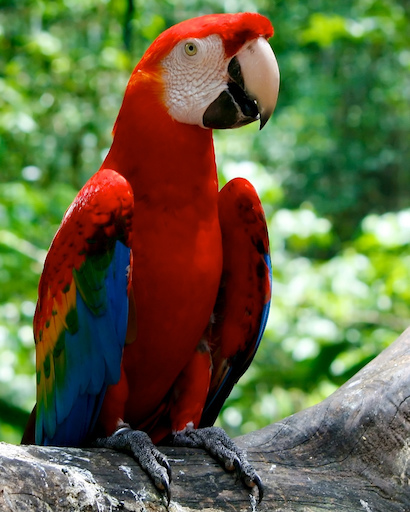
#> input picture hybrid images and corner dector/data/parrot.jpg, 410 x 512 px
$ python imageGradient.py
#> lines starting #> are read from the running program, lines starting #| are printed output that depends on the picture
### hybrid images and corner dector/code/utils.py
import numpy as np
import os
import errno
import matplotlib.pyplot as plt

def imread(path):
#> called with path = '../data/parrot.jpg'
    img = plt.imread(path).astype(float)

    #Remove alpha channel if it exists
    if img.ndim > 2 and img.shape[2] == 4:
        img = img[:, :, 0:3]
    #Puts images values in range [0,1]
    if img.max() > 1.0:
        img /= 255.0

    return img


# [26 lines left out: functions mkdir, gaussian, not called in this run]

### hybrid images and corner dector/code/imageGradient.py
import numpy as np
import matplotlib.pyplot as plt
import utils
from utils import *
from scipy import ndimage
from skimage import color
from skimage import io
from skimage.color import rgb2gray

def imageGradient(im):

    fx = np.array([[0, 0, 0],[-1, 0, 1],[0, 0, 0]])
    fy = np.array([[0, -1, 0],[0, 0, 0],[0, 1, 0]])


    gx = ndimage.convolve(im, fx, mode='nearest')
    gy = ndimage.convolve(im, fy, mode='nearest')

    img_eps = np.finfo(float).eps


    a1 = (((gx**2)+(gy**2))**(1/2))
    a2 = np.arctan((gy/(gx + img_eps)))
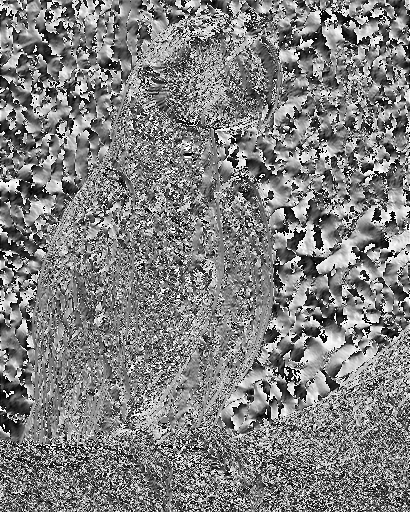
#> a2: shape (512, 410) float64; min -1.57, max 1.57, mean 0.00807; drawn with min black and max white

    return a1,a2

def plotit(img):

    m,a = imageGradient(img)


    plt.subplot(2, 2, 1)
    plt.imshow(img, cmap=plt.get_cmap('gray'))
    plt.title('Image')
    plt.axis('off')

    plt.subplot(2, 2, 2)
    plt.imshow(m, cmap=plt.get_cmap('gray'))
    plt.title('Gradient magnitue')
    plt.axis('off')

    plt.subplot(2, 2, 3)
    plt.imshow(a, cmap=plt.get_cmap('viridis'))
    plt.colorbar()
    plt.title('Gradient angle')
    plt.axis('off')
    a = a*180/np.pi
    a9 = ((a)+90)*(8/180)
    a9 = (np.rint(a9)).astype(int)


    ahist = np.zeros(9, dtype = int)
    h = a9.shape[0]
#> h = 512
    w = a9.shape[1]
#> w = 410
    for y in range(h):
        for x in range(w):
            i = a9[y,x]
            ahist[i] = ahist[i]+1
#> after the loop, ahist = [13370, 25553, 25515, 24522, 29895, 25691, 26030, 25104, 14240]

    plt.subplot(2, 2, 4)
    plt.bar(np.arange(1,10), ahist.tolist())
    plt.title('Gradient histogram')
    plt.xlabel('Bin')
    plt.ylabel('Total magnitude')
    plt.tight_layout()


if __name__ == '__main__':
    smoothing = False
    im = rgb2gray(utils.imread('../data/parrot.jpg'))
    #im = rgb2gray(utils.imread('../data/butterfly.png'))
    plt.figure(1)
    plotit(im)
    plt.figure(2)
    ims = np.clip(ndimage.gaussian_filter(im, 2),0,1)
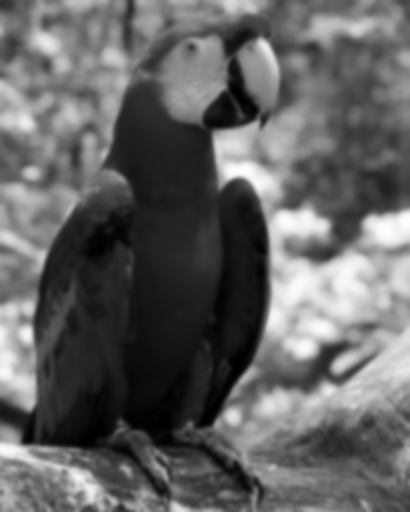
#> ims: shape (512, 410) float64; min 0.00047, max 0.999, mean 0.391
    plotit(ims)
#> in imageGradient (call 2), `gx = ndimage.convolve(im, fx, mode='nearest')`:
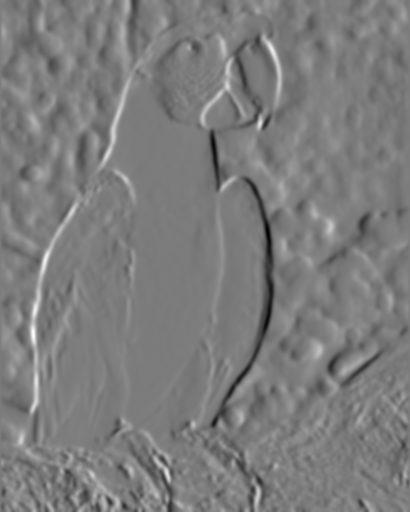
#> gx: shape (512, 410) float64; min -0.278, max 0.29, mean 9.66e-05; drawn with min black and max white
#> in imageGradient (call 2), `gy = ndimage.convolve(im, fy, mode='nearest')`:
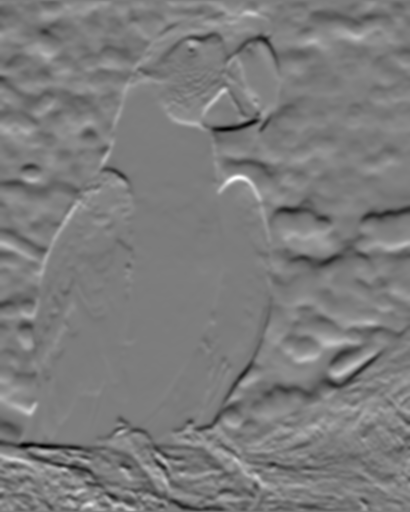
#> gy: shape (512, 410) float64; min -0.259, max 0.273, mean 0.000152; drawn with min black and max white
#> in imageGradient (call 2), `a1 = (((gx**2)+(gy**2))**(1/2))`:
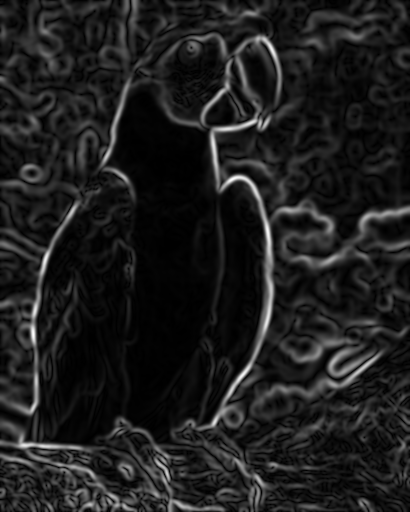
#> a1: shape (512, 410) float64; min 1.68e-05, max 0.291, mean 0.0346; drawn with min black and max white
#> in imageGradient (call 2), `a2 = np.arctan((gy/(gx + img_eps)))`:
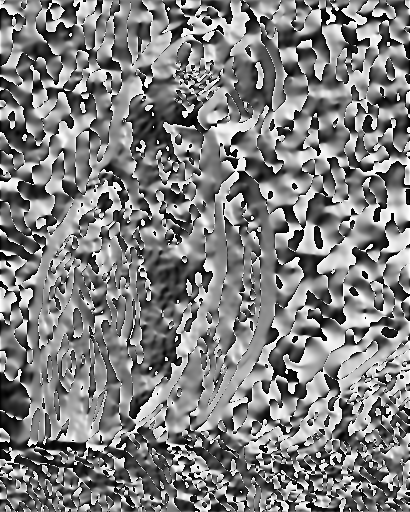
#> a2: shape (512, 410) float64; min -1.57, max 1.57, mean -0.00225; drawn with min black and max white

    plt.show()
#> figure, not shown here; panel 5: tallest bar 29895 high, from x = 4.6 to 5.4
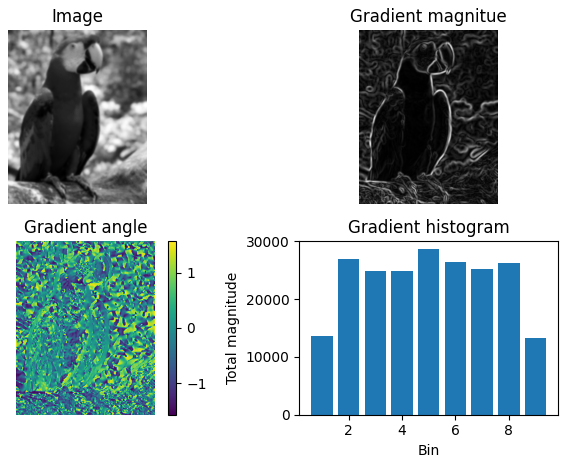
#> figure drawn by matplotlib, 5 panels; panel 5: tallest bar 28610 high, from x = 4.6 to 5.4

$ run again, with hybrid images and corner dector/data/cat.jpg copied over hybrid images and corner dector/data/parrot.jpg
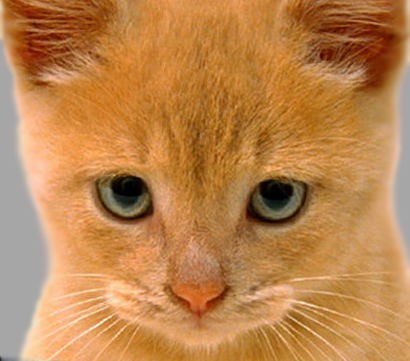
#> input picture hybrid images and corner dector/data/cat.jpg, 410 x 361 px
#> in imageGradient, `a2 = np.arctan((gy/(gx + img_eps)))`:
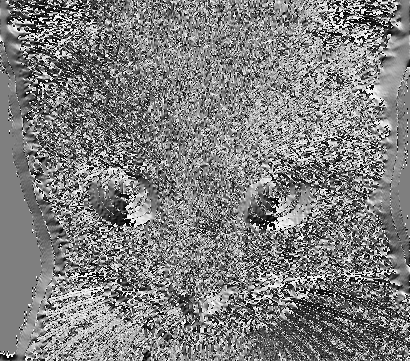
#> a2: shape (361, 410) float64; min -1.57, max 1.57, mean -0.0031; drawn with min black and max white
#> after the loop in plotit, `for y in range(h):`: ahist = [9637, 17793, 16391, 17142, 26140, 17494, 16486, 17467, 9460]
#> in imageGradient (call 2), `a2 = np.arctan((gy/(gx + img_eps)))`:
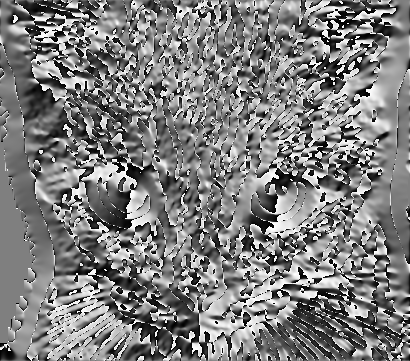
#> a2: shape (361, 410) float64; min -1.57, max 1.57, mean -0.0106; drawn with min black and max white

$ run again, with hybrid images and corner dector/data/dog.jpg copied over hybrid images and corner dector/data/parrot.jpg
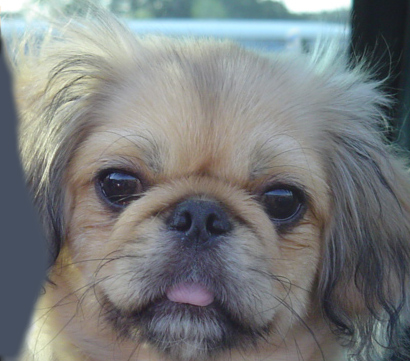
#> input picture hybrid images and corner dector/data/dog.jpg, 410 x 361 px
#> after the loop in plotit, `for y in range(h):`: ahist = [9393, 16331, 18298, 18420, 24720, 17753, 17562, 16226, 9307]
#> in imageGradient (call 2), `a2 = np.arctan((gy/(gx + img_eps)))`:
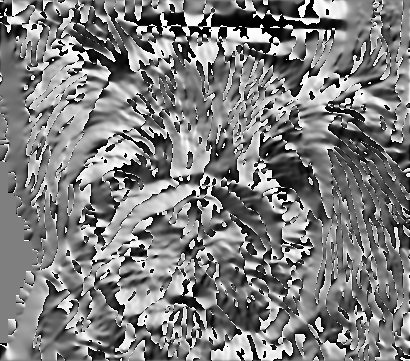
#> a2: shape (361, 410) float64; min -1.57, max 1.57, mean -0.0153; drawn with min black and max white
